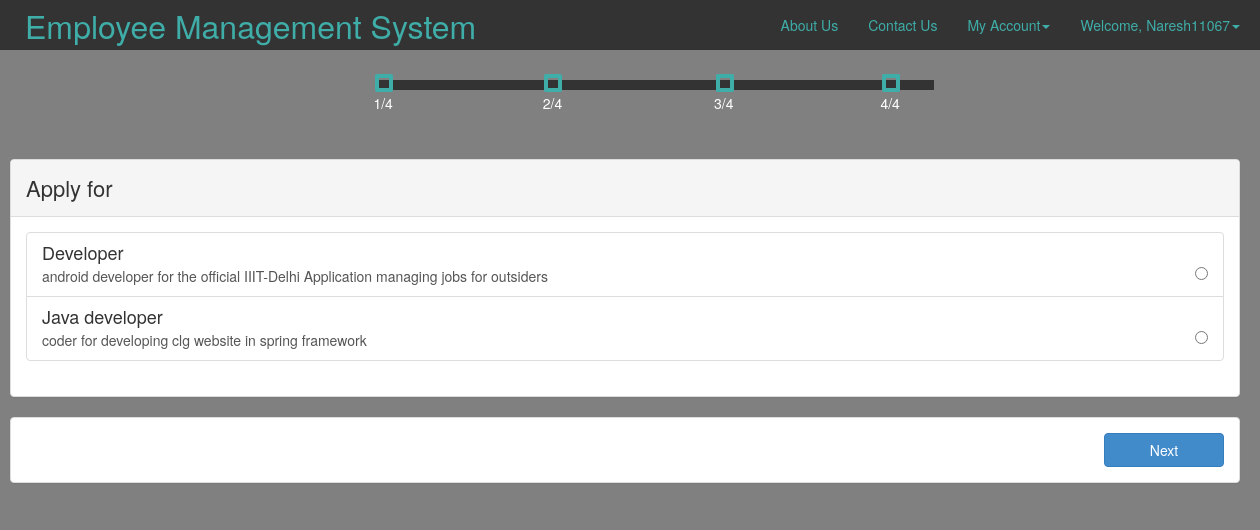
Screenshot of /INCLUDES/Application.php (signed in) with the database file from the repository.
### tables this page shows
CREATE TABLE IF NOT EXISTS `posts` (
  `post_id` bigint(20) NOT NULL AUTO_INCREMENT,
  `post` varchar(300) NOT NULL,
  `description` varchar(500) NOT NULL,
  `status` int(11) NOT NULL,
  PRIMARY KEY (`post_id`),
  UNIQUE KEY `post_id` (`post_id`)
);

### INCLUDES/Application.php (the view, shortened to what this page needs)
<!DOCTYPE html>
<html>
    <?php
        if(!$_SESSION['username']){
            echo (
                "<SCRIPT LANGUAGE='JavaScript'>
                    window.location.href='../';
                    window.alert('Not logged in.Please login to EMS to continue.')
                    </SCRIPT>"
            );
        }
        else {
    ?>
    <head>
        <link rel="stylesheet" type="text/css" href="../CSS/bootstrap.css" media="screen" />
        <link rel="stylesheet" type="text/css" href="../CSS/application.css" media="screen" />
    </head>
    <?php
        include 'file-uploader.php';
    ?>
    <body  style="background-color:#808080">
        <section>
            <nav class="navbar navbar-fixed-top" role="navigation">
                <div class="navbar-inner">
                    <div class="container">
                        <div class="navbar-header">
                            <ul class="nav navbar-nav">
                                <li class="active"><a class="navbar-brand" href="Home.php"><font size="+3"> Employee Management System</font></a></li>
                            </ul>
                        </div>
                        <div class="navbar-collapse collapse">
                            <ul class="nav navbar-nav navbar-right">
                                <li><a href="aboutus.php">About Us</a></li>
                                <li><a href="Contactus.php">Contact Us</a></li>
                                <li class="dropdown"><a href="#" class="dropdown-toggle" data-toggle="dropdown">My Account<b class="caret"></b></a>
                                </li>
                                <li class="dropdown"><a href="#" class="dropdown-toggle" data-toggle="dropdown"><?php echo "Welcome, ".$_SESSION['username'] . "<b class='caret'></b>"?></a>
                                </li>
                            </ul>
                        </div>
                    </div>
                </div>
            </nav>
        </section>
        <section>
            <div class="common">
                <progress id="progress-bar" min="1" max="100" value="0"></progress>
                <span class="all_span first border-change "><div class="prog-text">1/4</div></span>
                <span class="all_span second"><div class="prog-text">2/4</div></span>
                <span class="all_span third"><div class="prog-text">3/4</div></span>
                <span class="all_span fourth"><div class="prog-text">4/4</div></span>
            </div>
                <form id="form1" method="POST">
                    <div class="container" style="top:80px;">
                        <div class="panel panel-default">
                            <div class="panel-heading">Apply for</div>
                            <div class="panel-body">
                                <div class="list-group">
                                    <?php
                                        $select=mysql_query("select * from posts where status = 1;") or die(mysql_error());
                                        while($fetch=mysql_fetch_array($select))
                                           {
                                    ?>
                                        <a class="list-group-item ">
                                            <h4 class="list-group-item-heading">
                                                <?php echo $fetch['post'];?>
                                            </h4>
                                            <input type="radio" name="job_post" style="float:right" value="<?php if(isset($fetch)){echo $fetch['post_id'];}?>" />
                                            <p class="list-group-item-text">
                                                <?php echo $fetch['description'];?>
                                            </p>
                                        </a>
                                    <?php } ?>
                                </div>
                            </div>
                        </div>
                        <div class="panel panel-default">
                            <div class="panel-body">
                            <label class="btn btn-primary" style="float:right" name="" onclick="goto_form2();">Next</label>
                            </div>
                        </div>
                    </div>
                </form>
        </section>
    </body>
</html>
<?php
    }
?>

### CSS/Application.css (style rules this page uses)
#progress-bar { position: relative; background: #333333; width: 556px; height: 10px; }
.prog-text { position:relative; top:1em; right:0.4em; color:#fff; }
.common { position: relative; top: 5em; margin: 0em 30% 4em; cursor: pointer; transition: all 0.4s ease-in-out; }
.all_span { height: 18px; width: 18px; border-radius: 10%; border: 4px solid #3fada8; background:#33333; position: absolute; left:-3px; top: 4px; cursor: pointer; transition: all 0.4s ease-in-out; }
.second { left: 33%; background:#33333; }
.third { left: 67%; }
.fourth { left: 100%; }
.border-change { border-color:#3fada8; transition: all 0.4s ease-in-out; }
#form1 { display: none; }

### rows the page displays
posts: post "Developer", description "android developer for the official IIIT-Delhi Application managing jobs for outsiders"
posts: post "Java developer", description "coder for developing clg website in spring framework"

### other values shown
$_SESSION['username'] "Naresh11067"
